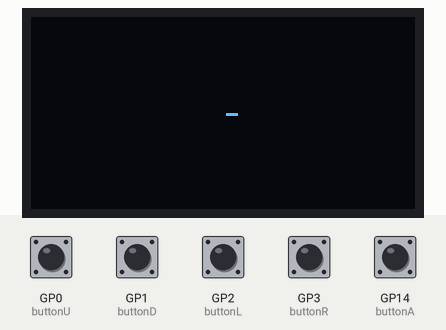
A program run on a simulated Raspberry Pi Pico running MicroPython. Parts: 128×64 one-colour display. The test bench sets the inputs (shaded band); at power-on: GP0 (buttonU), GP1 (buttonD), GP2 (buttonL), GP3 (buttonR), GP14 (buttonA) HIGH. Threads take turns every 2 ms; library files of the repository ran but are not shown: ssd1306.py.

Above: at 1.4 s.
1.5 s: GP0 (buttonU) pulled LOW for 0.3 s
3.4 s: GP1 (buttonD) pulled LOW for 0.3 s
6.7 s: GP2 (buttonL) pulled LOW for 0.3 s
8.5 s: GP3 (buttonR) pulled LOW for 0.3 s
11.8 s: GP0 (buttonU) pulled LOW for 1 s
At 12.38 s:
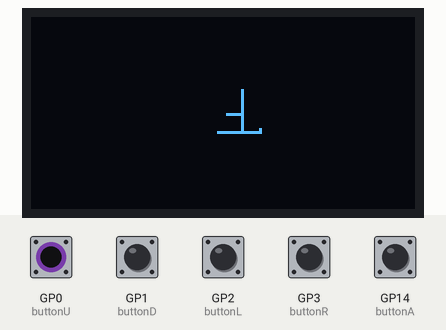
14.3 s: GP1 (buttonD) pulled LOW for 1 s
At 18.03 s:
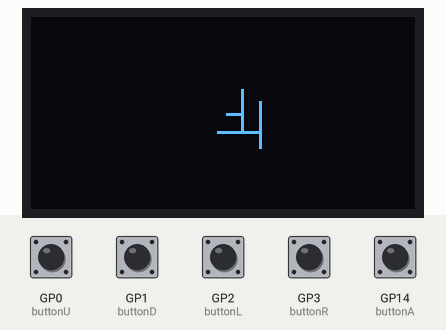
Timing chart, 0 to 19.3 s (numbered marks = the images above; inputs shaded):
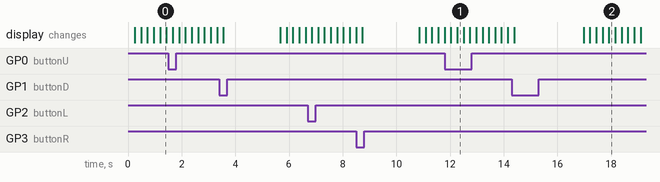

The program:

5-1_direction.py
```python
from machine import Pin, I2C
from ssd1306 import SSD1306_I2C
from time import sleep
import _thread

oled = SSD1306_I2C(128, 64, I2C(0,sda=Pin(20), scl=Pin(21), freq=40000))

buttonU = Pin(0, Pin.IN, Pin.PULL_UP)
buttonD = Pin(1, Pin.IN, Pin.PULL_UP)
buttonL = Pin(2, Pin.IN, Pin.PULL_UP)
buttonR = Pin(3, Pin.IN, Pin.PULL_UP)
buttonA = Pin(14, Pin.IN, Pin.PULL_UP)
buttonB = Pin(15, Pin.IN, Pin.PULL_UP)
direction = 0
x = 64
y = 32

def direction_thread():
    global direction
    while True:
        if buttonR.value() == 0:direction = 0
        if buttonD.value() == 0:direction = 1
        if buttonL.value() == 0:direction = 2
        if buttonU.value() == 0:direction = 3

        sleep(0.14)

_thread.start_new_thread(direction_thread, ())

while True:
    if direction == 0:x = x + 1
    if direction == 1:y = y + 1
    if direction == 2:x = x - 1
    if direction == 3:y = y - 1
    oled.pixel(x,y,1)
    if buttonA.value() == 0 and buttonB.value() == 0:break
    oled.show()
```
